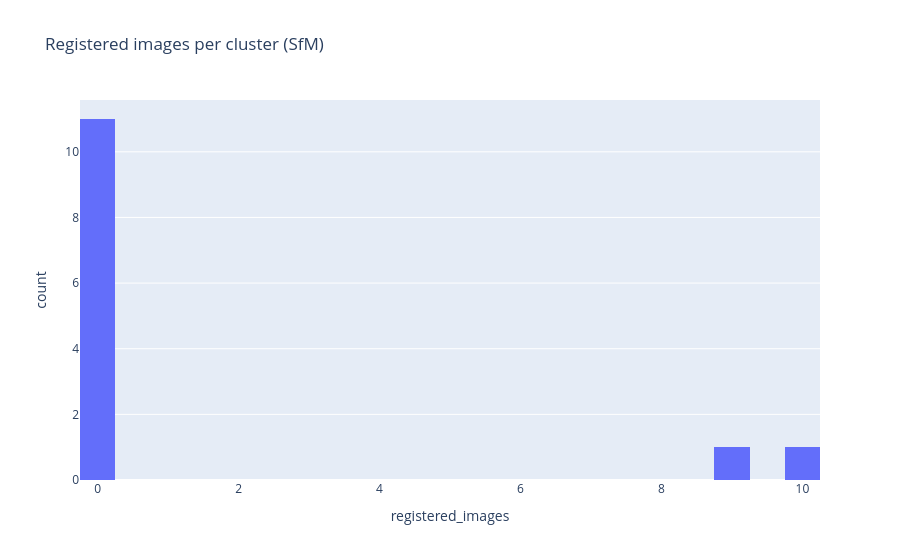

Notebook code cell kept with this figure:
### Markdown cell above
## 7) Reconstruction stats (registered images + dense vertex counts)

### Code cell
def u64_head(path: Path) -> int:
    if not path.exists():
        return 0
    with path.open("rb") as f:
        head = f.read(8)
    if len(head) != 8:
        return 0
    (n,) = struct.unpack("<Q", head)
    return int(n)


def pick_best_sparse_model(sparse_root: Path) -> Path | None:
    if not sparse_root.exists():
        return None
    candidates = [p for p in sparse_root.iterdir() if p.is_dir() and p.name.isdigit()]
    if not candidates:
        return None

    best = None
    best_score = None
    for p in sorted(candidates, key=lambda x: int(x.name)):
        n_images = u64_head(p / "images.bin")
        n_points = u64_head(p / "points3D.bin")
        score = (n_images, n_points, int(p.name))
        if best_score is None or score > best_score:
            best_score = score
            best = p
    return best


def ply_vertex_count(ply_path: Path) -> int | None:
    if not ply_path.exists():
        return None
    try:
        with ply_path.open("rb") as f:
            # Read header as ASCII.
            header = b""
            while b"end_header" not in header and len(header) < 100_000:
                chunk = f.read(4096)
                if not chunk:
                    break
                header += chunk
            text = header.decode("ascii", errors="ignore")
        for line in text.splitlines():
            parts = line.strip().split()
            if len(parts) == 3 and parts[0] == "element" and parts[1] == "vertex":
                return int(parts[2])
    except Exception:
        return None
    return None


rows = []
for ds, scene in sorted({(r["dataset"], r["scene"]) for _, r in clusters_df.iterrows()}):
    if str(scene).lower() == "outliers":
        continue
    cluster_dir = RECON_ROOT / f"{ds}_{scene}"
    sparse_root = cluster_dir / "sparse"
    best = pick_best_sparse_model(sparse_root)

    n_reg = u64_head(best / "images.bin") if best else 0
    n_pts = u64_head(best / "points3D.bin") if best else 0

    ply = cluster_dir / "dense_points.ply"
    vtx = ply_vertex_count(ply)

    rows.append(
        {
            "dataset": ds,
            "scene": scene,
            "registered_images": int(n_reg),
            "sparse_points": int(n_pts),
            "dense_vertices": int(vtx) if vtx is not None else None,
            "cluster_dir": str(cluster_dir),
        }
    )

recon_df = pd.DataFrame(rows).sort_values(["dataset", "registered_images"], ascending=[True, False])
display(recon_df.head(30))

fig = px.histogram(recon_df, x="registered_images", nbins=30, title="Registered images per cluster (SfM)")
fig.show()

# If dense exists, show distribution
if recon_df["dense_vertices"].notna().any():
    fig = px.histogram(
        recon_df.dropna(subset=["dense_vertices"]),
        x="dense_vertices",
        nbins=40,
        title="Dense vertices per cluster (from PLY header)",
        log_y=True,
    )
    fig.show()

### Figure 1 — Plotly figure (JSON) as saved in the notebook; plotly's stock layout.template omitted (floating-point values rounded to 4 significant figures)
{"data": [{"bingroup": "x", "hovertemplate": "registered_images=%{x}<br>count=%{y}<extra></extra>", "legendgroup": "", "marker": {"color": "#636efa", "pattern": {"shape": ""}}, "name": "", "nbinsx": 30, "orientation": "v", "showlegend": false, "type": "histogram", "x": [10, 9, 0, 0, 0, 0, 0, 0, 0, 0, 0, 0, 0], "xaxis": "x", "yaxis": "y"}], "layout": {"barmode": "relative", "legend": {"tracegroupgap": 0}, "title": {"text": "Registered images per cluster (SfM)"}, "xaxis": {"anchor": "y", "domain": [0, 1], "title": {"text": "registered_images"}}, "yaxis": {"anchor": "x", "domain": [0, 1], "title": {"text": "count"}}}}
